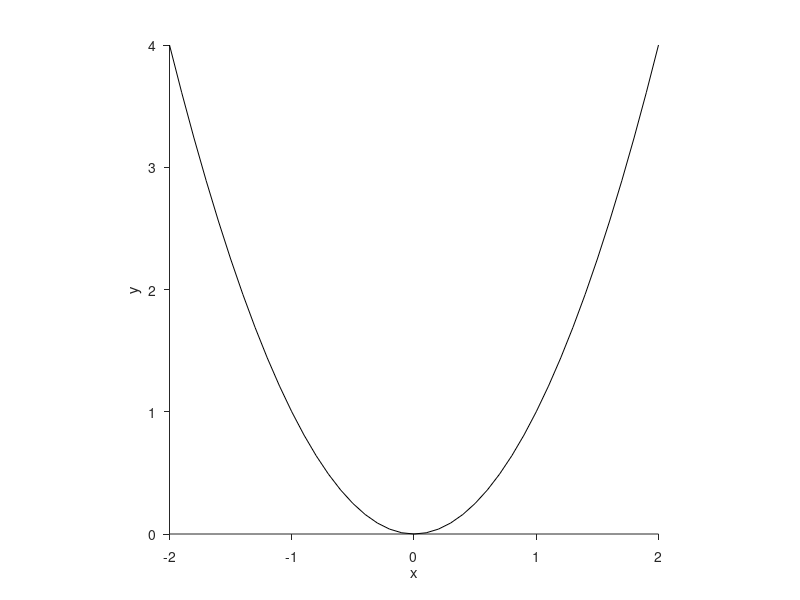

Write the MATLAB code that produced this figure.
% SimpleGraph
%
% Plot a simple graph of a square function
%
% Original in R:	Kruschke, J. K. (2011). Doing Bayesian Data Analysis:
%					A Tutorial with R and BUGS. Academic Press / Elsevier.
% Modified to Matlab code: Marc M. van Wanrooij


%% Data
x = -2:0.1:2; % specify vector of x values
y = x.^2; % Specify corresponding y values.

%% Graph
plot(x,y,'k-'); % Make a graph of the x,y points.

xlabel('x'); % set a label for the ordinate
ylabel('y'); % set a label for the abscissa
axis square; % make the figure square
box off; % just removing the upper and left outline of the box in which the data is plotted
set(gca,'TickDir','out'); % and the ticks on the axes are directed outwards

%% To save graph
if ispc
	print('-depsc','-painter',mfilename);
elseif ismac
	print('-depsc','-painters',mfilename);
end